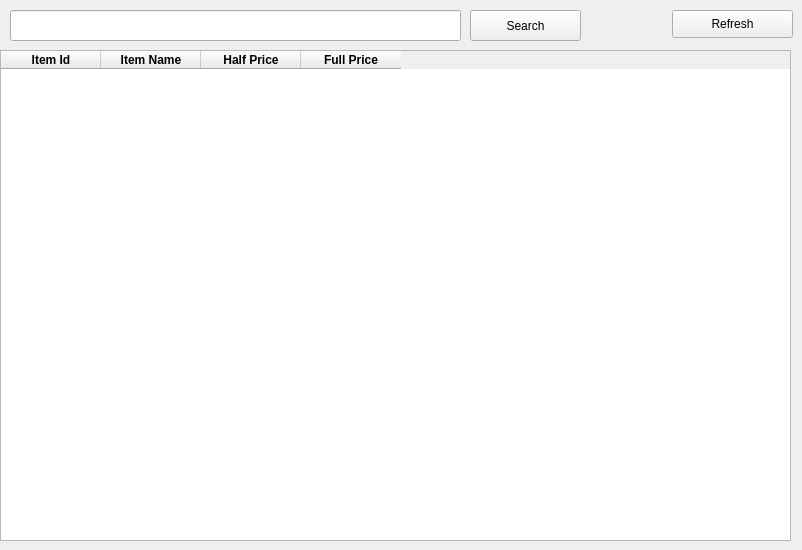
      <widget class="QWidget" name="tab_10">
       <attribute name="icon">
        <iconset>
         <normaloff>Assets/drinks.png</normaloff>Assets/drinks.png</iconset>
       </attribute>
       <attribute name="title">
        <string>Drinks</string>
       </attribute>
       <widget class="QPushButton" name="pushButton_11">
        <property name="geometry">
         <rect>
          <x>672</x>
          <y>10</y>
          <width>121</width>
          <height>28</height>
         </rect>
        </property>
        <property name="text">
         <string>Refresh</string>
        </property>
        <property name="icon">
         <iconset>
          <normaloff>Assets/reset.png</normaloff>Assets/reset.png</iconset>
        </property>
       </widget>
       <widget class="QTableWidget" name="tableWidget_5">
        <property name="geometry">
         <rect>
          <x>0</x>
          <y>50</y>
          <width>791</width>
          <height>491</height>
         </rect>
        </property>
        <property name="editTriggers">
         <set>QAbstractItemView::NoEditTriggers</set>
        </property>
        <column>
         <property name="text">
          <string>Item Id</string>
         </property>
         <property name="font">
          <font>
           <weight>75</weight>
           <bold>true</bold>
          </font>
         </property>
        </column>
        <column>
         <property name="text">
          <string>Item Name</string>
         </property>
         <property name="font">
          <font>
           <weight>75</weight>
           <bold>true</bold>
          </font>
         </property>
        </column>
        <column>
         <property name="text">
          <string>Half Price</string>
         </property>
         <property name="font">
          <font>
           <weight>75</weight>
           <bold>true</bold>
          </font>
         </property>
        </column>
        <column>
         <property name="text">
          <string>Full Price</string>
         </property>
         <property name="font">
          <font>
           <weight>75</weight>
           <bold>true</bold>
          </font>
         </property>
        </column>
       </widget>
       <widget class="QPushButton" name="pushButton_41">
        <property name="geometry">
         <rect>
          <x>470</x>
          <y>10</y>
          <width>111</width>
          <height>31</height>
         </rect>
        </property>
        <property name="text">
         <string>Search</string>
        </property>
        <property name="icon">
         <iconset>
          <normaloff>Assets/search.png</normaloff>Assets/search.png</iconset>
        </property>
       </widget>
       <widget class="QLineEdit" name="lineEdit_16">
        <property name="geometry">
         <rect>
          <x>10</x>
          <y>10</y>
          <width>451</width>
          <height>31</height>
         </rect>
        </property>
        <property name="toolTip">
         <string>Enter Item Name</string>
        </property>
        <property name="text">
         <string/>
        </property>
       </widget>
      </widget>
